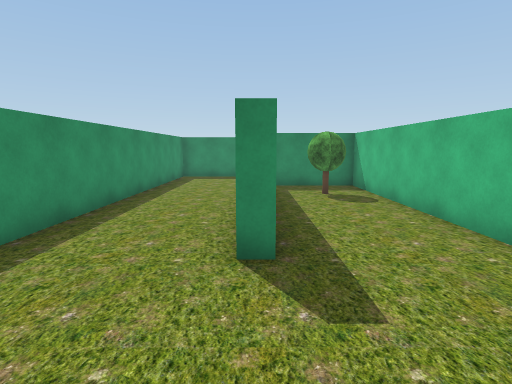
[1] (above)

21 first-person views from a walk through a 3-D level made in the Unity game engine. The camera is 1.4 m above the floor, tilts 8° down and sees 80° across. The floor is counted in squares, 1 m on a side. Each view is taken from the middle of a square. On the plan, view 1 faces up. The plan holds only what a view shows up to about 14 squares ahead; the rest is blank. The place goes on beyond the plan. Some trees and plants on the terrain are drawn as simple stand-ins. The player is left out.

[2]
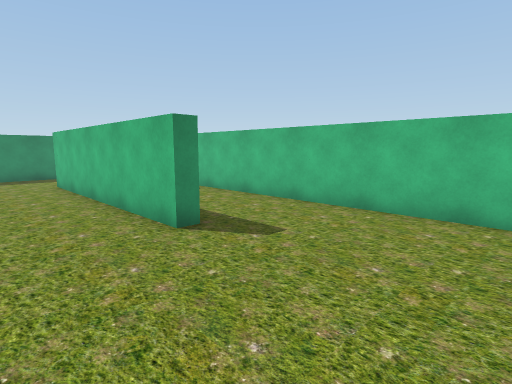

[3]
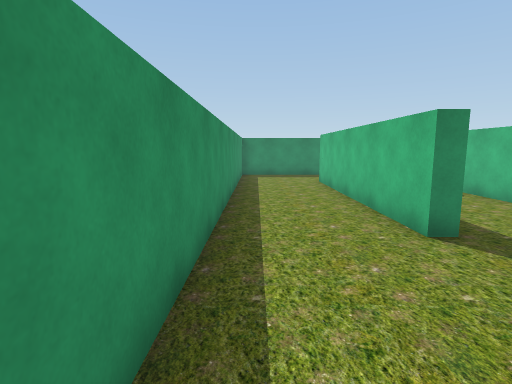

[4]
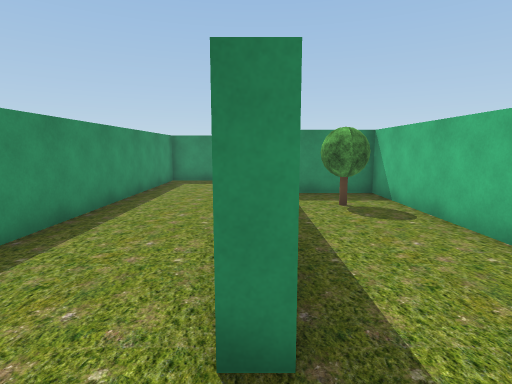

[5]
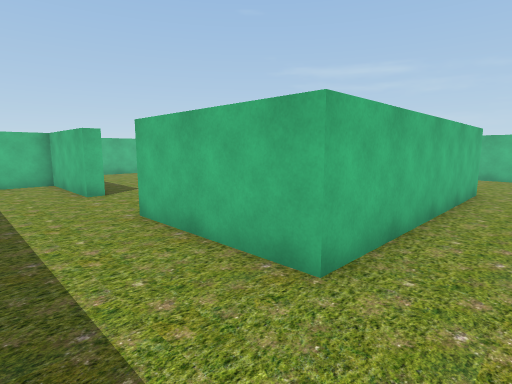

[6]
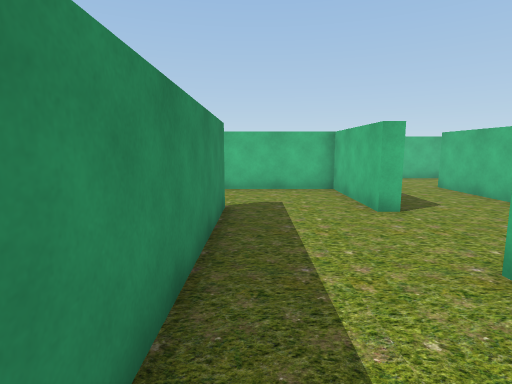

[7]
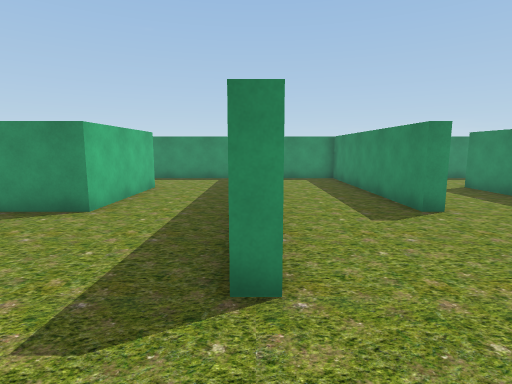

[8]
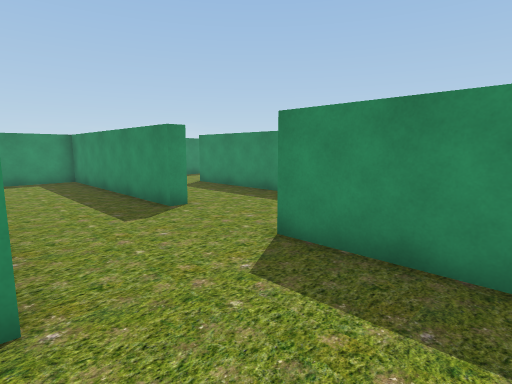

[9]
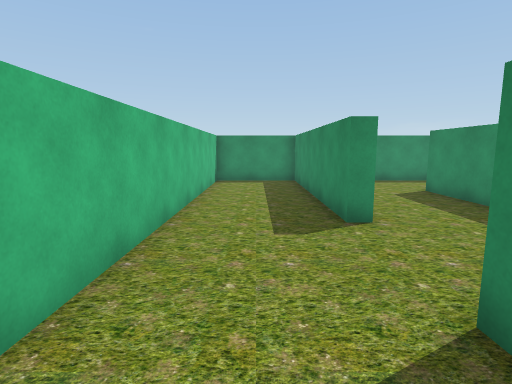

[10]
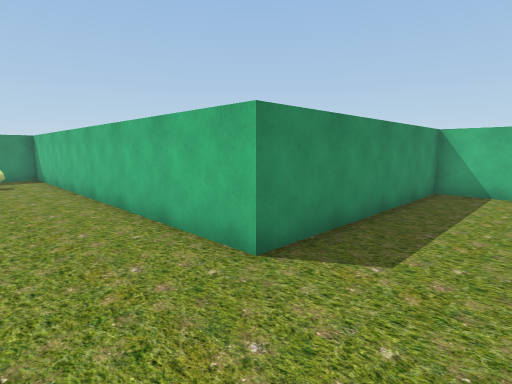

[11]
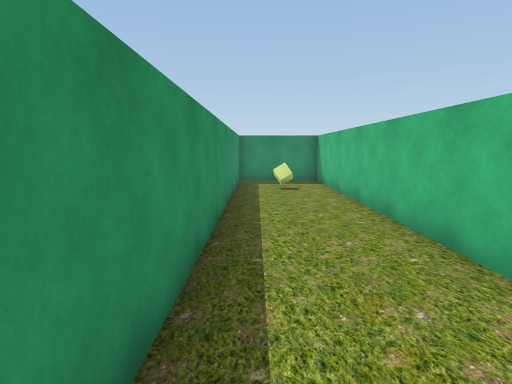

[12]
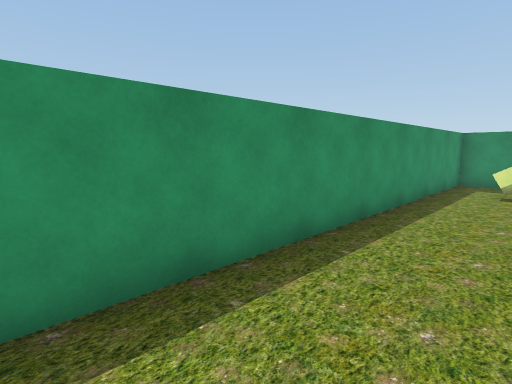

[13]
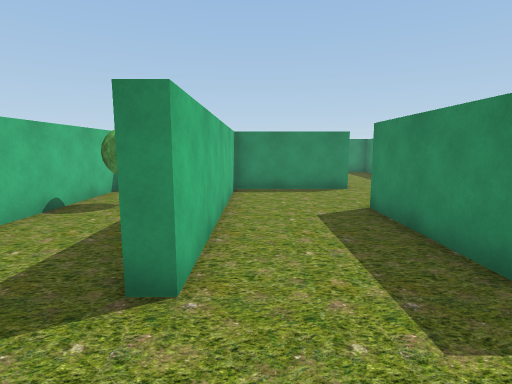

[14]
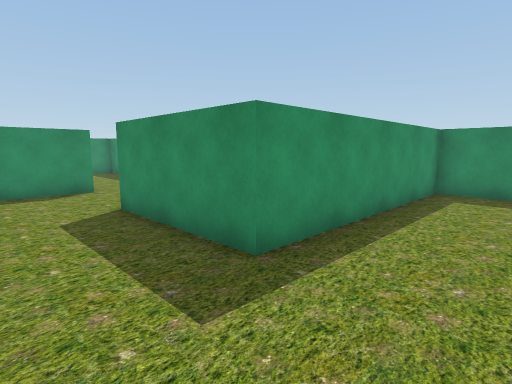

[15]
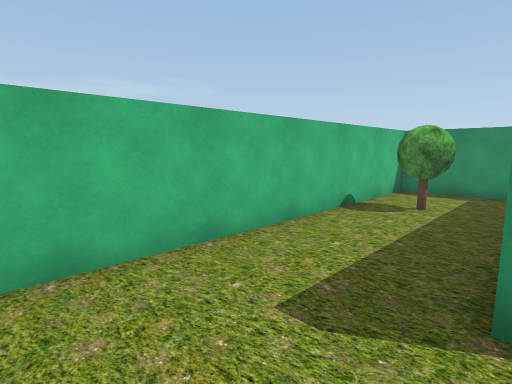

[16]
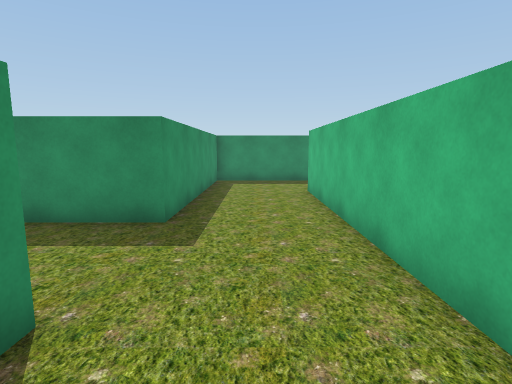

[17]
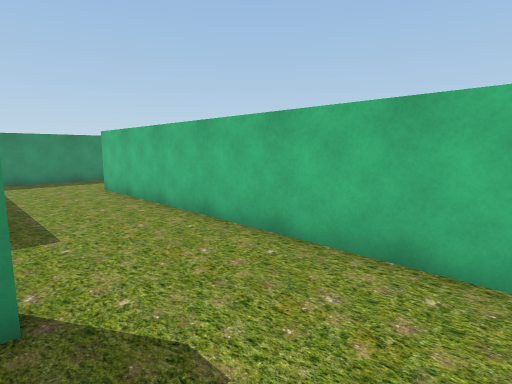

[18]
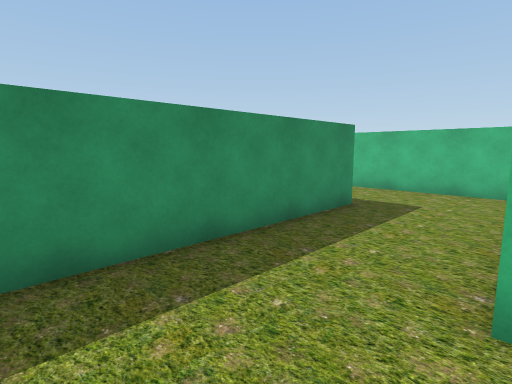

[19]
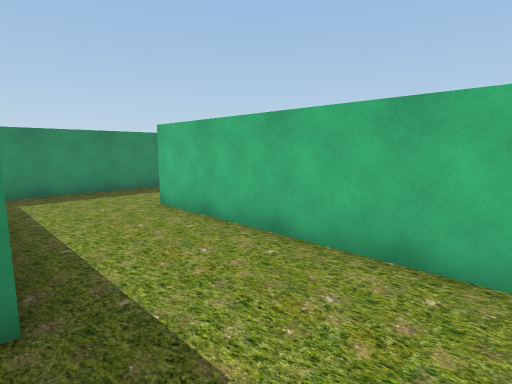

[20]
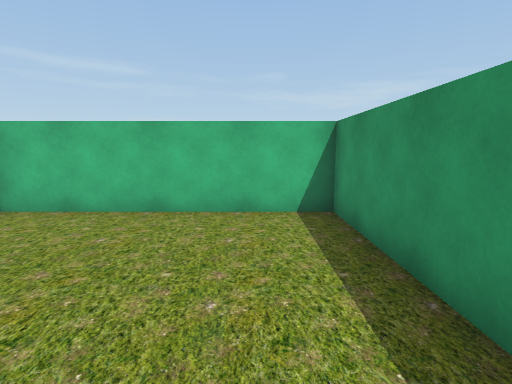

[21]
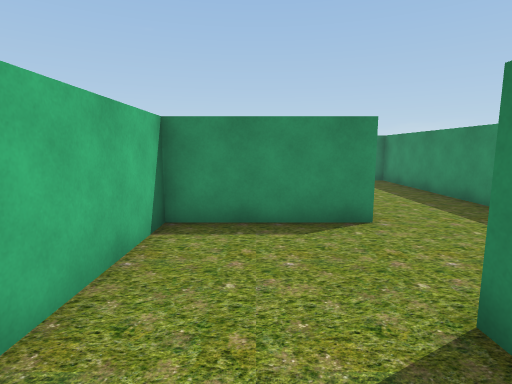

### Floor plan
Points are (right, up) in squares from view 1. A wall is a line through its corners. A room is listed if a view was taken in it or the views show most of it. See-through windows are left out.
Room 1 (views 1, 2, 3, 4, 5, 6, 7, 8, 9, 10, 11, 12, 13, 14, 15, 16, 17, 18, 19, 20, 21)
walls: (4.3, 20.4) (4.3, 19.8) (-3.7, 19.8) (-3.7, 16.3) (8.3, 16.3) (8.3, 15.7) (-3.7, 15.7) (-3.7, -1.7) (3.8, -1.7); (10.9, 19.8) (7.8, 19.8); (7.8, 21.9) (7.8, 23.8) (-0.2, 23.8) (-0.2, 37.8) (-3.7, 37.8) (-3.7, 23.4); (4.3, 7.1) (4.3, 4.3) (14.9, 4.3); (0.4, 3.7) (-0.2, 3.7) (-0.2, 12.2) (4.3, 12.2) (4.3, 8.3) (12.3, 8.3) (12.3, 7.8); (15.8, 5.1) (15.8, 16.2); (20.4, 19.8) (12.3, 19.8) (12.3, 11.8) (7.8, 11.8) (7.8, 12.2) (11.7, 12.2) (11.7, 16.1); (3.8, -0.5) (3.8, 11.8) (0.8, 11.8); (23.8, 16.9) (23.8, 24.2); (25.6, 27.7) (20.9, 27.7)
objects: cube (-2, 35); tree (2, 10); tree (7, 6) to (8, 6)

Positions as (right, up) in squares from view 1, and headings:
1: (0, 0), facing up
2: (-3, -1), facing up-right
3: (-3, -1), facing up
4: (0, 2), facing up
5: (-2, 15), facing down-right
6: (1, 15), facing right
7: (11, 16), facing left
8: (11, 16), facing up-left
9: (10, 18), facing left
10: (-3, 21), facing up-right
11: (-3, 24), facing up
12: (-1, 24), facing up-left
13: (15, 9), facing left
14: (15, 9), facing up-left
15: (15, 8), facing down-left
16: (14, 6), facing up
17: (12, 5), facing up-right
18: (13, 16), facing up-right
19: (20, 17), facing up-right
20: (-2, 5), facing down
21: (10, 10), facing left
